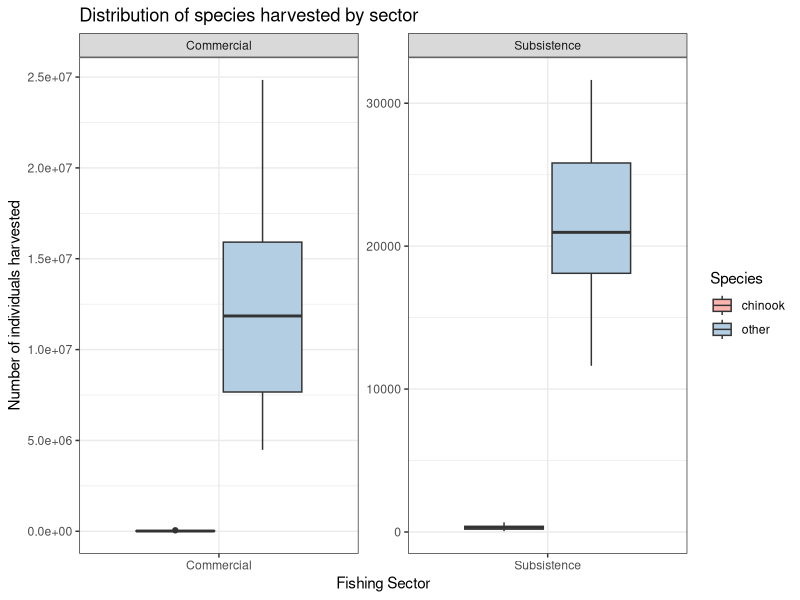
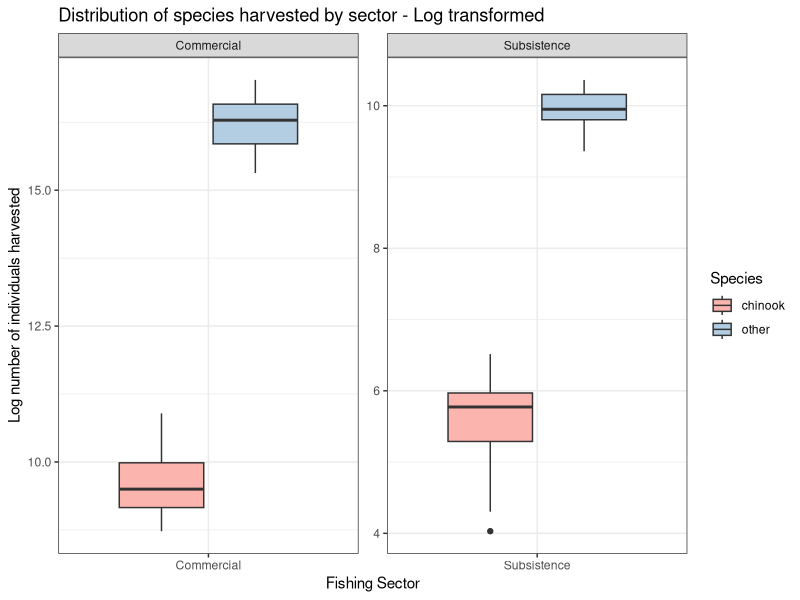
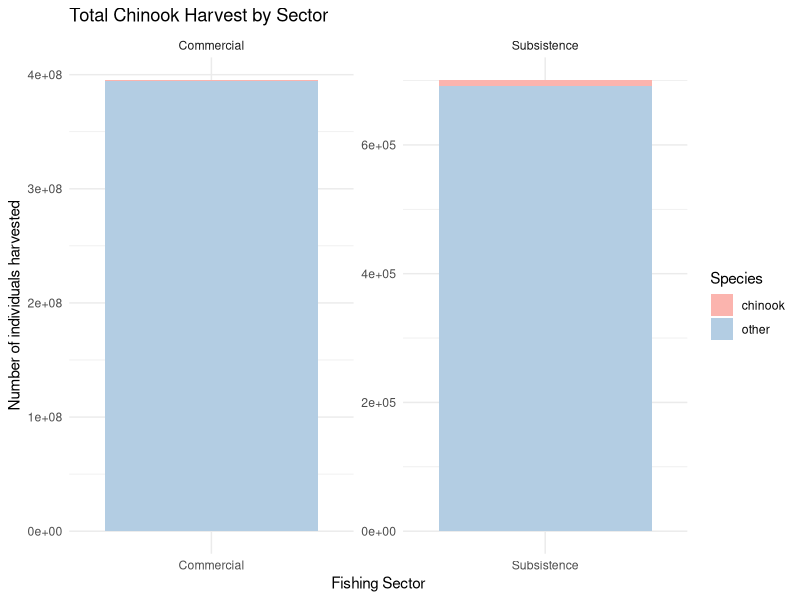
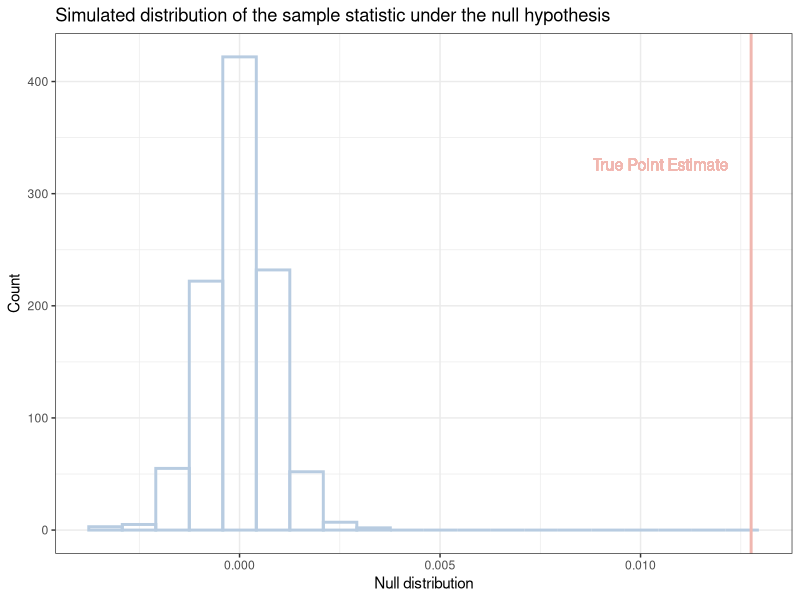

Write R code to recreate these figures, in order.
## ---- chunk 1
# Load libraries
library(tidyverse)
library(kableExtra)

# Load data
harvest <- read_csv("Harvest_All_Sectors.csv")
## ---- chunk 2
# Filter harvest data to the Alaska Peninsula and Aleutian Islands
apai_harvest <- harvest |>
  filter(SASAP.Region == "Alaska Peninsula and Aleutian Islands")
## ---- chunk 3
# Replace all "Personal Use" with "Subsistence"
apai_harvest$sector <- str_replace_all(apai_harvest$sector, "Personal Use", "Subsistence")

# Check that Personal Use is no longer in dataset
unique(apai_harvest$sector)
## ---- chunk 4
chinook_harvest <- apai_harvest |>
  mutate(species = ifelse(species == "chinook", "chinook", "other")) |>
  filter((sector == "Commercial") | (sector == "Subsistence")) |>
  filter(year >= 1985 & year <= 2016) |>
  group_by(year, sector, species) |>
  summarize(harvest = sum(harvest, na.rm = TRUE), .groups = "drop")
## ---- chunk 5
#| code-fold: true

ggplot(chinook_harvest, aes(x = sector, y = harvest, fill = species)) +
  geom_boxplot() +
  facet_wrap(~sector, scale = "free") +
  scale_fill_brewer("Species", palette = "Pastel1") +
  labs(y = "Number of individuals harvested",
       x = "Fishing Sector",
       title = "Distribution of species harvested by sector") +
  theme_bw()

## ---- chunk 6
#| code-fold: true

ggplot(chinook_harvest, aes(x = sector, y = log(harvest), fill = species)) +
  geom_boxplot() +
  facet_wrap(~sector, scale = "free") +
  scale_fill_brewer("Species", palette = "Pastel1") +
  labs(y = "Log number of individuals harvested",
       x = "Fishing Sector",
       title = "Distribution of species harvested by sector - Log transformed") +
  theme_bw()
## ---- chunk 7
#| code-fold: true
ggplot(chinook_harvest, aes(x = sector, y = harvest, fill = factor(species))) +
  geom_col() +
  facet_wrap(~sector, scale = "free") +
  scale_fill_brewer("Species", palette = "Pastel1") +
  labs( x = "Fishing Sector", 
        y = "Number of individuals harvested",  
        title = "Total Chinook Harvest by Sector") +
  theme_minimal()
## ---- chunk 8
# Find chinook proportion of total harvest in each sector
chinook_prop <- chinook_harvest |>
  group_by(species, sector) |>
  summarise(species_harvest = sum(harvest, na.rm = TRUE), .groups = "drop") |>
  group_by(sector) |>
  summarize(proportion = species_harvest[species == "chinook"] / sum(species_harvest))
## ---- chunk 9
#| code-fold: true
# Display percent of Chinook salmon in each harvest in a table
chinook_prop |>
  mutate(proportion = round(proportion*100, 2)) |>
  kbl(col.names = c("Fishing sector", "Percent Chinook salmon of total harvest"),
      caption = "Table showing the percent of the total harvest that is Chinook salmon from 1985-2016. Chinook salmon made up 1.41% of the total salmon harvest in the subsistence sector, while Chinook only made up 0.14% of the total harvest in the commercial sector.") |>
  kable_styling(full_width = FALSE, 
                bootstrap_options = c("striped", "hover"),
                position = "left")
## ---- chunk 10
# Calculate difference in proportions between sectors
pe <- chinook_prop$proportion[2] - chinook_prop$proportion[1]
pe
## ---- chunk 11
# For reproducability
set.seed(2222)

# Randomization test
null_dist <- replicate(1000, {
  chinook_prop <- chinook_harvest |>
    mutate(sector = sample(sector, n())) |>  # Shuffling happening here
    group_by(species, sector) |>
    summarise(species_harvest = sum(harvest, na.rm = TRUE), .groups = "drop") |>
    group_by(sector) |>
    summarize(proportion = species_harvest[species == "chinook"] / sum(species_harvest))
  
  # Calculate difference in proportions between sectors
  pe <- chinook_prop$proportion[2] - chinook_prop$proportion[1]
  pe
})

# Visualize null distribution
ggplot(tibble(null_dist), aes(null_dist)) +
  geom_histogram(bins = 20, color = "#B8CCE1", fill = NA, linewidth = 1) +
  geom_vline(xintercept = pe, color = "#F0B7B0", linewidth = 1) +
  geom_text(aes(x = 0.0105, y = 310, label = paste("True Point Estimate")), 
            color = "#F0B7B0", size = 4, vjust = -1) +
  labs(x = "Null distribution",
       y = "Count",
       title = "Simulated distribution of the sample statistic under the null hypothesis") +
  theme_bw()
## ---- chunk 12
# Calculate the p-value
pval <- sum((null_dist) > (pe)) / length(null_dist)
print(pval)
